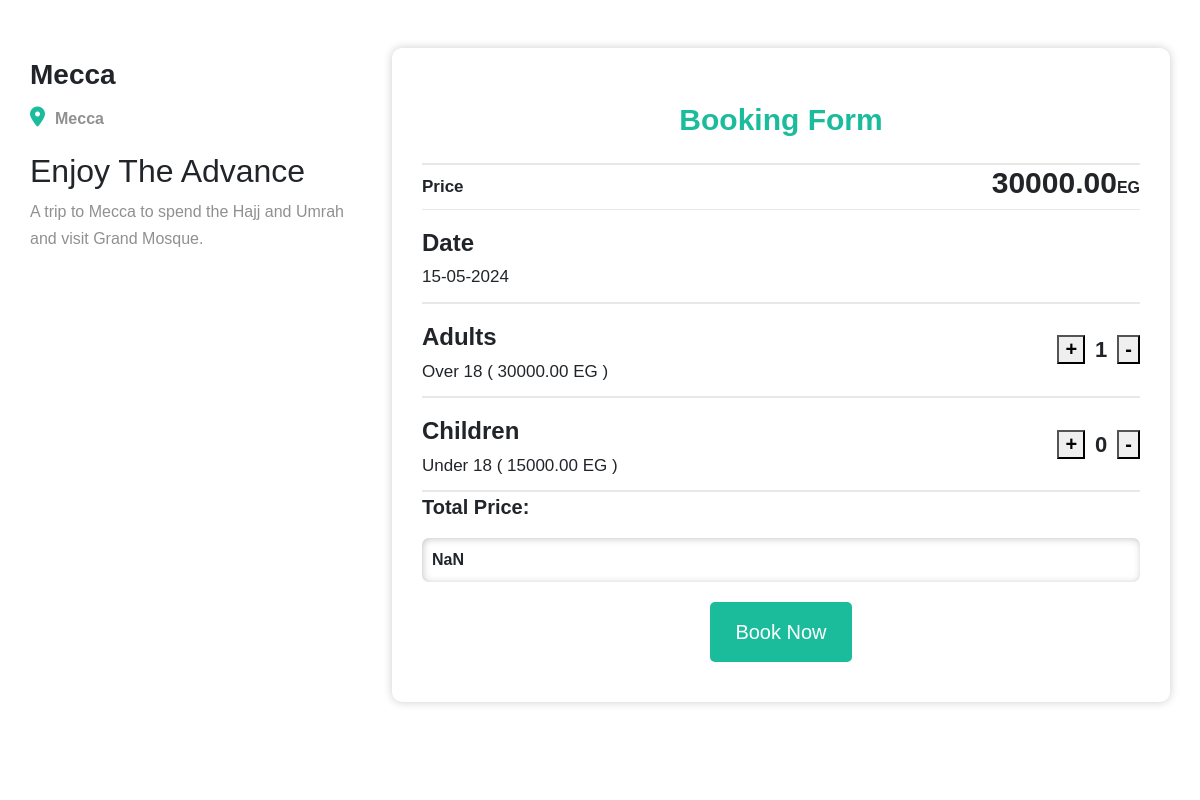
Page /detail/mecca (signed in, middle part) on the earlier database version.
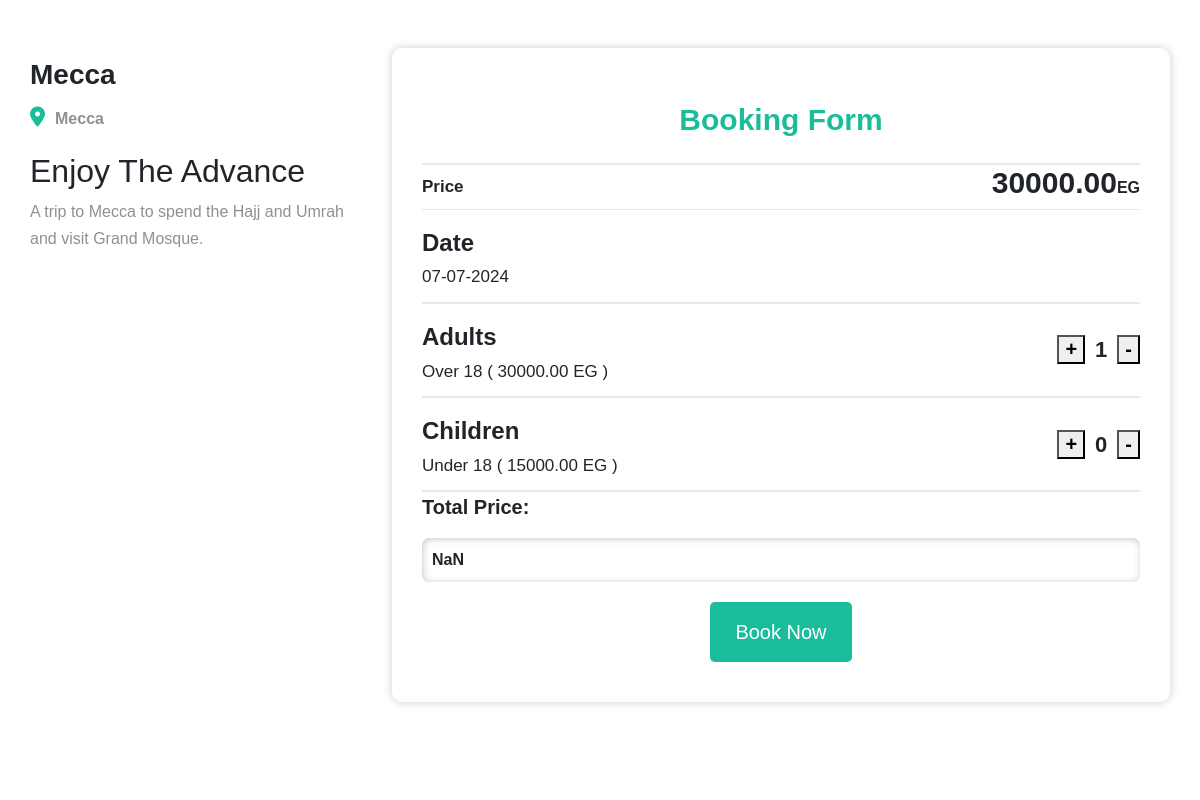
Same page on the later database version.
### home/models.py (models this page shows, shortened)
class Place(models.Model):
    city = models.CharField(max_length=30)
    continent = models.CharField(max_length=30,choices=continent)
    country = models.CharField(max_length=30)
    image = models.ImageField(upload_to=image_upload)
    description = models.TextField()
    price = models.DecimalField(max_digits=8, decimal_places=2)
    discount=models.DecimalField(max_digits=8, decimal_places=2)
    period=models.CharField(max_length=30,choices=period)
    duration=models.IntegerField(null=True,blank=True)
    source=models.CharField( max_length=50,choices=source)
    date=models.DateField(auto_now=False, auto_now_add=False)
    flight_class=models.CharField(max_length=50,choices=flight_class)
    slug=models.SlugField(blank=True,null=True)
    def half_price(self):
        return self.price / 2

### home/views.py (the view)
# urls.py: path('detail/<str:slug>',views.home_detail,name='detail'),
@login_required
def home_detail(request,slug):
    places_detail = Place.objects.get(slug=slug)
    return render(request,'home/detail.html',{'place':places_detail})

### home/templates/home/detail.html (shortened to what this page needs)
{% extends 'base.html' %}
{% load static %}
{% block add %}
<link rel="stylesheet" href="{% static 'CSS/details.css' %}">
{% endblock add %}
{% block content %}
<div class="package">
  <div class="container">
      <div class="details">
          <h3>{{ place.city }}</h3>
          <span>{{ place.city }}</span>
          <h2>Enjoy The Advance</h2>
          <p>{{ place.description }}</p>
      </div>
      <div class="forms">
          <div class="select">
              <button id="bookForm" class="active" onclick="bookFun()">Booking Form</button>
          </div>
          <div class="prices">
              <div>
                  <span>Price</span>
              </div>
              <div>
                  <h3>{{ place.price }}</h3>
              </div>
          </div>
          <div id="formBook" class="show">
              <div class="date">
                  <h4>Date</h4>
                  <span>{{ place.date|date:"d-m-Y" }}</span>
              </div>
              <div class="adults">
                  <div class="adult">
                      <h4>Adults</h4>
                      <span>Over 18 ( {{ place.price }} EG )</span>
                  </div>
                  <div class="count">
                      <button type="button" onclick="increaseAdult()">+</button>
                      <span class="num" id="displayAdult">1</span>
                      <button type="button" onclick="decreaseAdult()">-</button>
                  </div>
              </div>
              <div class="child">
                  <div class="children">
                      <h4>Children</h4>
                      <span>Under 18 ( {{ place.half_price }} EG )</span>
                  </div>
                  <div class="count">
                      <button type="button" onclick="increaseChild()">+</button>
                      <span class="num" id="displayChild">0</span>
                      <button type="button" onclick="decreaseChild()">-</button>
                  </div>
              </div>
              <p>Total Price:</p>
              <div class="totalPrice">0</div>
              {% if user.is_authenticated %}
              <form method="POST" action="{% url 'product_page' %}">
                  <button class="btn btn-primary btn-lg btn-block" type="submit">Book now</button>
              </form>
              {% else %}
              <a href="{% url 'login' %}?next={% url 'home_detail' slug=place.slug %}" class="btn btn-primary btn-lg btn-block">Login to Book</a>
              {% endif %}
          </div>
      </div>
  </div>
</div>
{% endblock content %}

Differences in the rows shown:
changed Place "Mecca": date "15-05-2024" → "07-07-2024"
